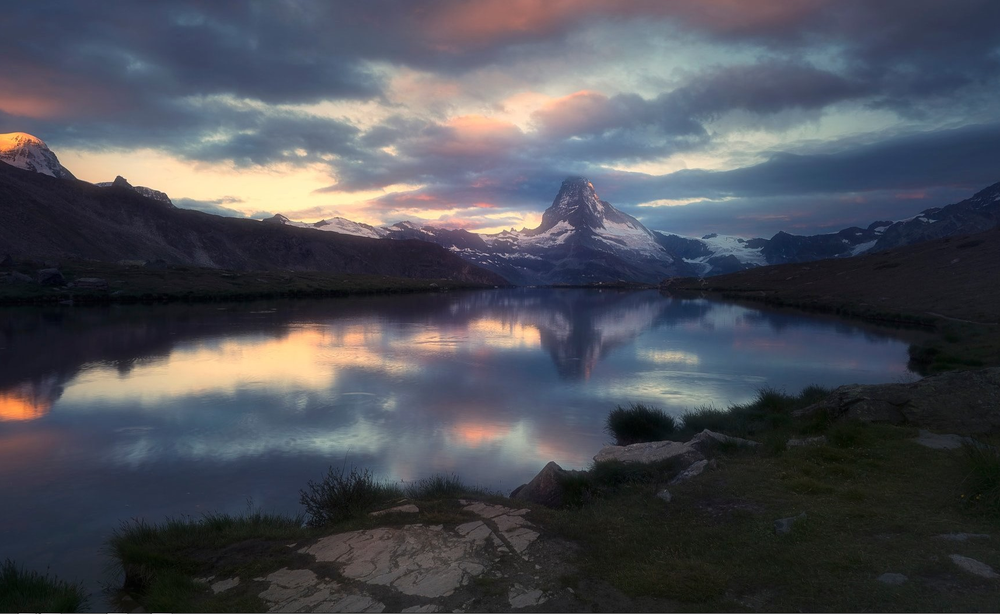
#> input picture c4s1/coi/lab1/image_5.png, 1000 x 614 px, shrunk from 1713 x 1052 before the run
$ python lab1_5.py
#> lines starting #> are read from the running program, lines starting #| are printed output that depends on the picture
import cv2
import numpy as np

image = cv2.imread('image_5.png')
#> image is the input picture: shape (614, 1000, 3); mean B, G, R 86.5, 78.4, 76

if image is None:
    print("Error: Image could not be read")
    exit()

angle = 45

(height, width) = image.shape[:2]
#> height = 614; width = 1000

center = (width // 2, height // 2)
#> center = (500, 307)

rotation_matrix = cv2.getRotationMatrix2D(center, angle, 1.0)
rotated = cv2.warpAffine(image, rotation_matrix, (width, height))
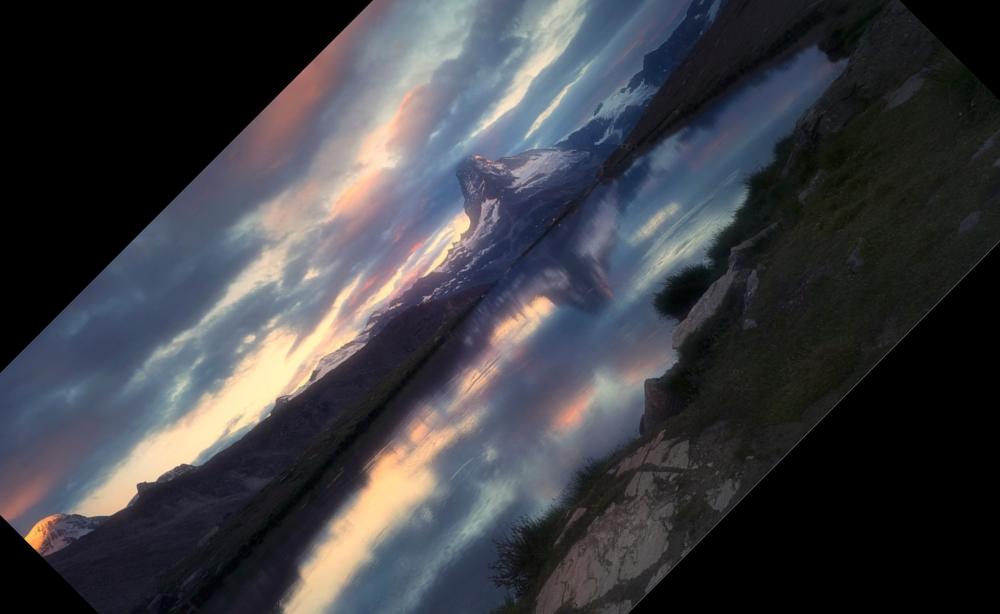
#> rotated: shape (614, 1000, 3); mean B, G, R 68, 63, 62.2

alpha = 1.5
beta = 0

final = cv2.convertScaleAbs(rotated, alpha=alpha, beta=beta)
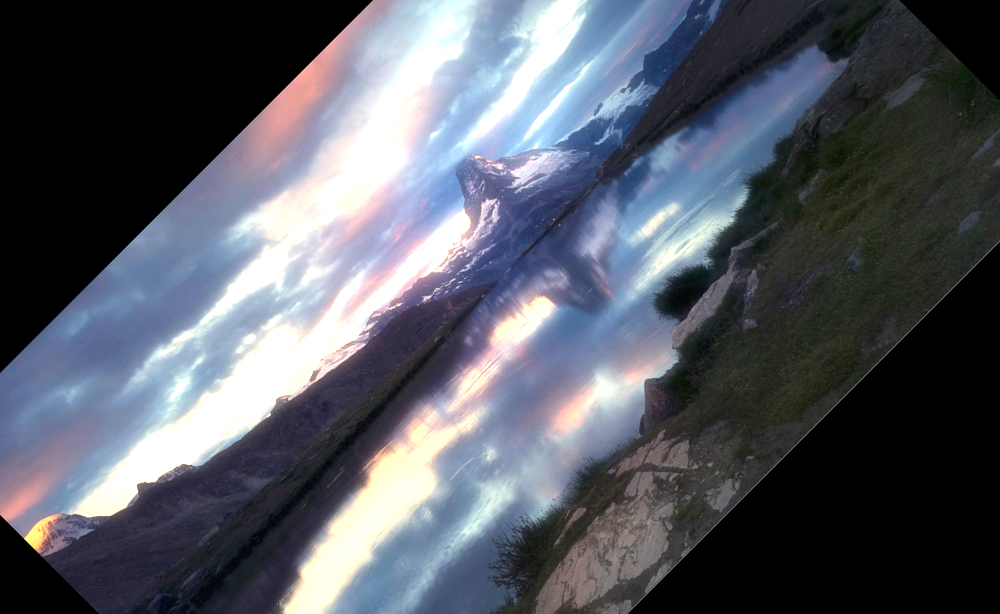
#> final: shape (614, 1000, 3); mean B, G, R 101.2, 91.3, 87.2

font = cv2.FONT_HERSHEY_COMPLEX
cv2.putText(final, 'Поворот, линейное улучшение контраста', (10, 30), font, 0.7, (0, 255, 255), 1, cv2.LINE_4)
cv2.putText(final, 'Автор - Артем Герасимюк, 21-ИТ-2', (10, 50), font, 0.7, (0, 255, 255), 1, cv2.LINE_8)
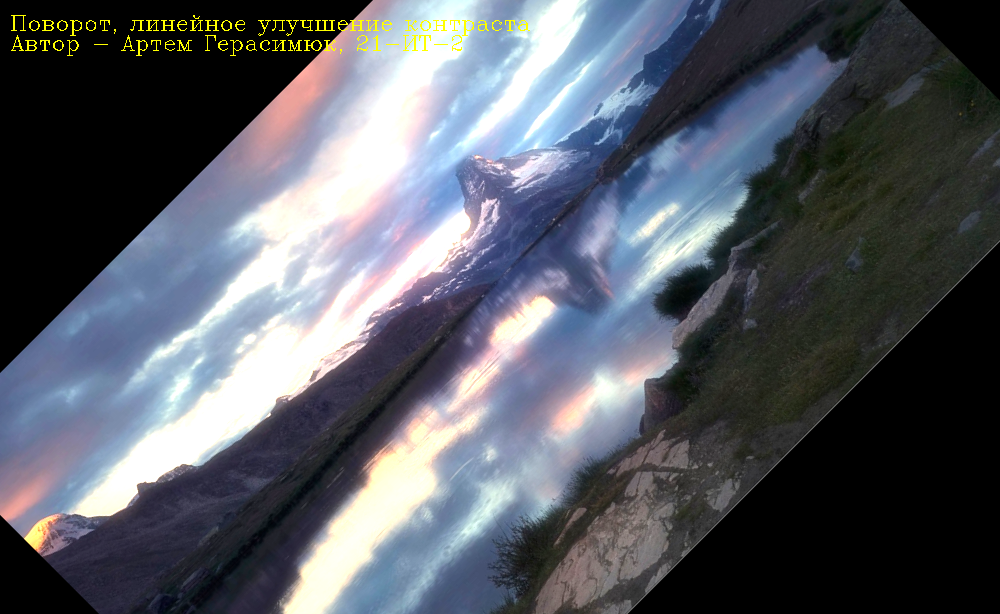
#> final: shape (614, 1000, 3); mean B, G, R 100.8, 92.2, 88.2

cv2.imshow('Original Image', image)
cv2.imshow('Rotated and Contrast Enhanced', final)
cv2.waitKey(0)
cv2.destroyAllWindows()

cv2.imwrite('output_image_5.jpg', final)

$ run again, with c4s1/coi/lab1/image_11.png copied over c4s1/coi/lab1/image_5.png
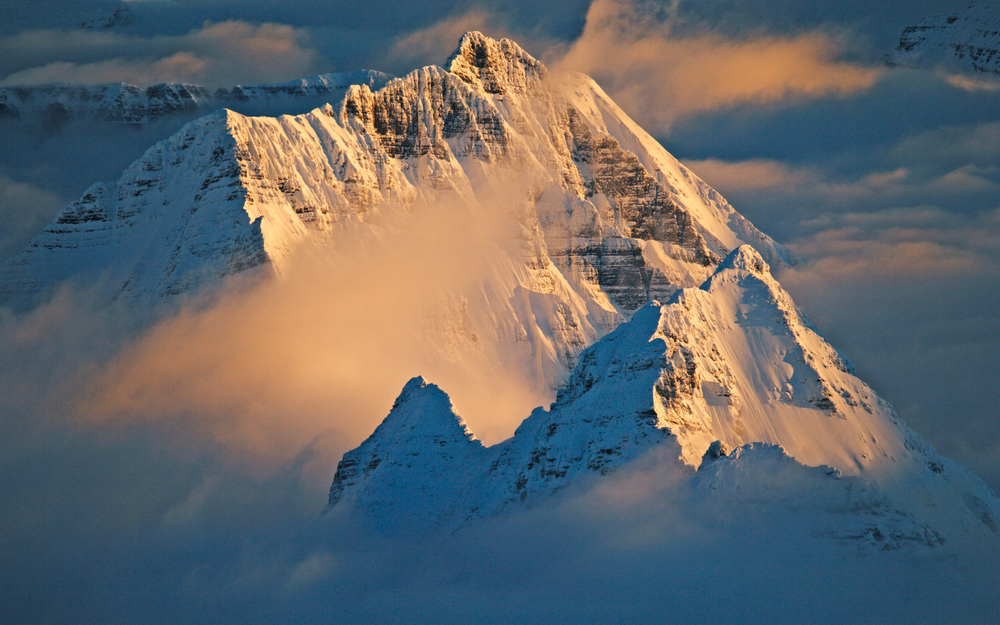
#> input picture c4s1/coi/lab1/image_11.png, 1000 x 625 px, shrunk from 3200 x 2000 before the run
#> image is the input picture: shape (625, 1000, 3); mean B, G, R 105.4, 102.6, 98.4
#> `rotated = cv2.warpAffine(image, rotation_matrix, (width, height))`:
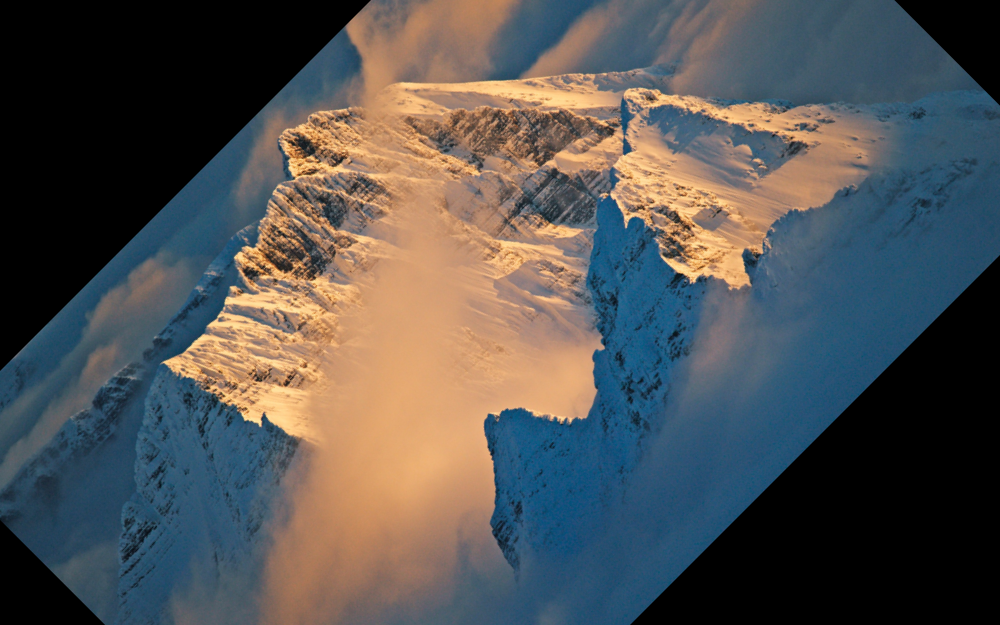
#> rotated: shape (625, 1000, 3); mean B, G, R 82.1, 82.5, 82.5
#> `cv2.putText(final, 'Автор - Артем Герасимюк, 21-ИТ-2', (10, 50), font,..`:
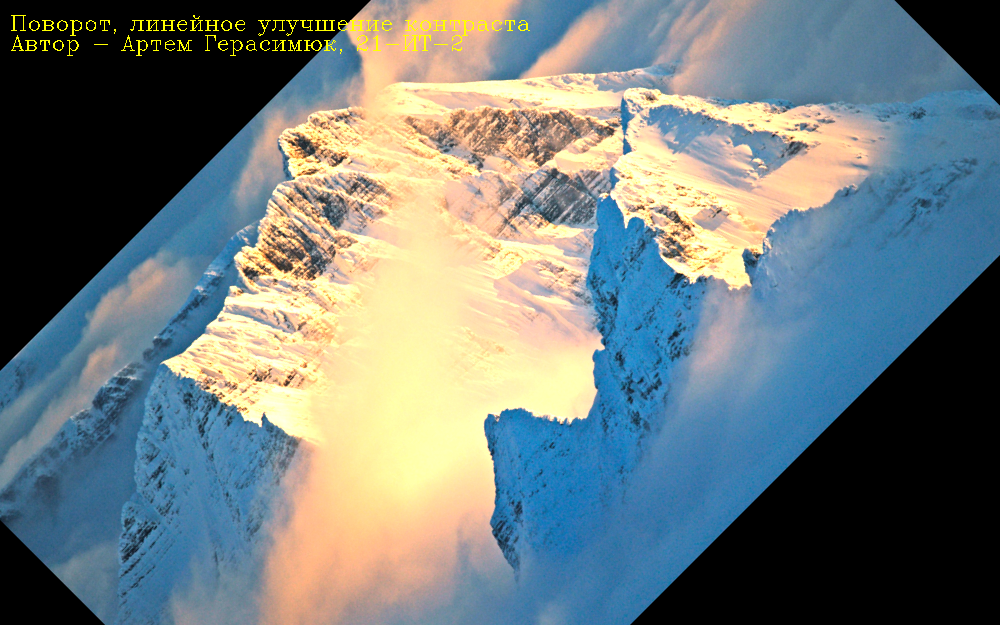
#> final: shape (625, 1000, 3); mean B, G, R 122.9, 123.5, 111.7
